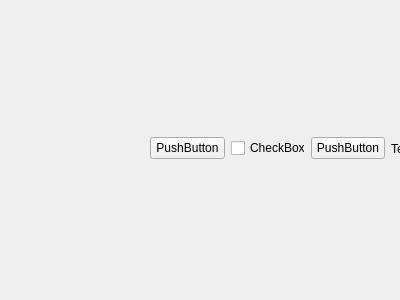
<?xml version="1.0" encoding="UTF-8"?>
<ui version="4.0">
 <class>Form</class>
 <widget class="QWidget" name="Form">
  <property name="geometry">
   <rect>
    <x>0</x>
    <y>0</y>
    <width>400</width>
    <height>300</height>
   </rect>
  </property>
  <property name="windowTitle">
   <string>Form</string>
  </property>
  <widget class="QWidget" name="horizontalLayoutWidget">
   <property name="geometry">
    <rect>
     <x>150</x>
     <y>100</y>
     <width>1144</width>
     <height>97</height>
    </rect>
   </property>
   <layout class="QHBoxLayout" name="horizontalLayout_5">
    <item>
     <widget class="QPushButton" name="pushButton">
      <property name="text">
       <string>PushButton</string>
      </property>
     </widget>
    </item>
    <item>
     <widget class="QCheckBox" name="checkBox">
      <property name="text">
       <string>CheckBox</string>
      </property>
     </widget>
    </item>
    <item>
     <widget class="QPushButton" name="pushButton_2">
      <property name="text">
       <string>PushButton</string>
      </property>
     </widget>
    </item>
    <item>
     <widget class="QLabel" name="label_3">
      <property name="text">
       <string>TextLabel</string>
      </property>
     </widget>
    </item>
    <item>
     <widget class="QCheckBox" name="checkBox_2">
      <property name="text">
       <string>CheckBox</string>
      </property>
     </widget>
    </item>
    <item>
     <widget class="QLabel" name="label_4">
      <property name="text">
       <string>TextLabel</string>
      </property>
     </widget>
    </item>
    <item>
     <layout class="QVBoxLayout" name="verticalLayout_2">
      <item>
       <widget class="QSlider" name="horizontalSlider">
        <property name="orientation">
         <enum>Qt::Horizontal</enum>
        </property>
       </widget>
      </item>
      <item alignment="Qt::AlignHCenter">
       <widget class="QLabel" name="label">
        <property name="text">
         <string>TextLabel</string>
        </property>
       </widget>
      </item>
     </layout>
    </item>
    <item>
     <widget class="QLabel" name="label_5">
      <property name="text">
       <string>TextLabel</string>
      </property>
     </widget>
    </item>
    <item>
     <widget class="QCheckBox" name="checkBox_3">
      <property name="text">
       <string>CheckBox</string>
      </property>
     </widget>
    </item>
    <item>
     <widget class="QLabel" name="label_6">
      <property name="text">
       <string>TextLabel</string>
      </property>
     </widget>
    </item>
    <item>
     <widget class="QCheckBox" name="checkBox_4">
      <property name="text">
       <string>CheckBox</string>
      </property>
     </widget>
    </item>
    <item>
     <widget class="QCheckBox" name="checkBox_5">
      <property name="text">
       <string>CheckBox</string>
      </property>
     </widget>
    </item>
    <item>
     <widget class="QPushButton" name="pushButton_3">
      <property name="text">
       <string>PushButton</string>
      </property>
     </widget>
    </item>
    <item>
     <widget class="QPushButton" name="pushButton_7">
      <property name="text">
       <string>PushButton</string>
      </property>
     </widget>
    </item>
    <item>
     <widget class="QLabel" name="label_7">
      <property name="text">
       <string>TextLabel</string>
      </property>
     </widget>
    </item>
    <item>
     <widget class="QCheckBox" name="checkBox_6">
      <property name="text">
       <string>CheckBox</string>
      </property>
     </widget>
    </item>
   </layout>
  </widget>
 </widget>
 <resources/>
 <connections/>
</ui>
